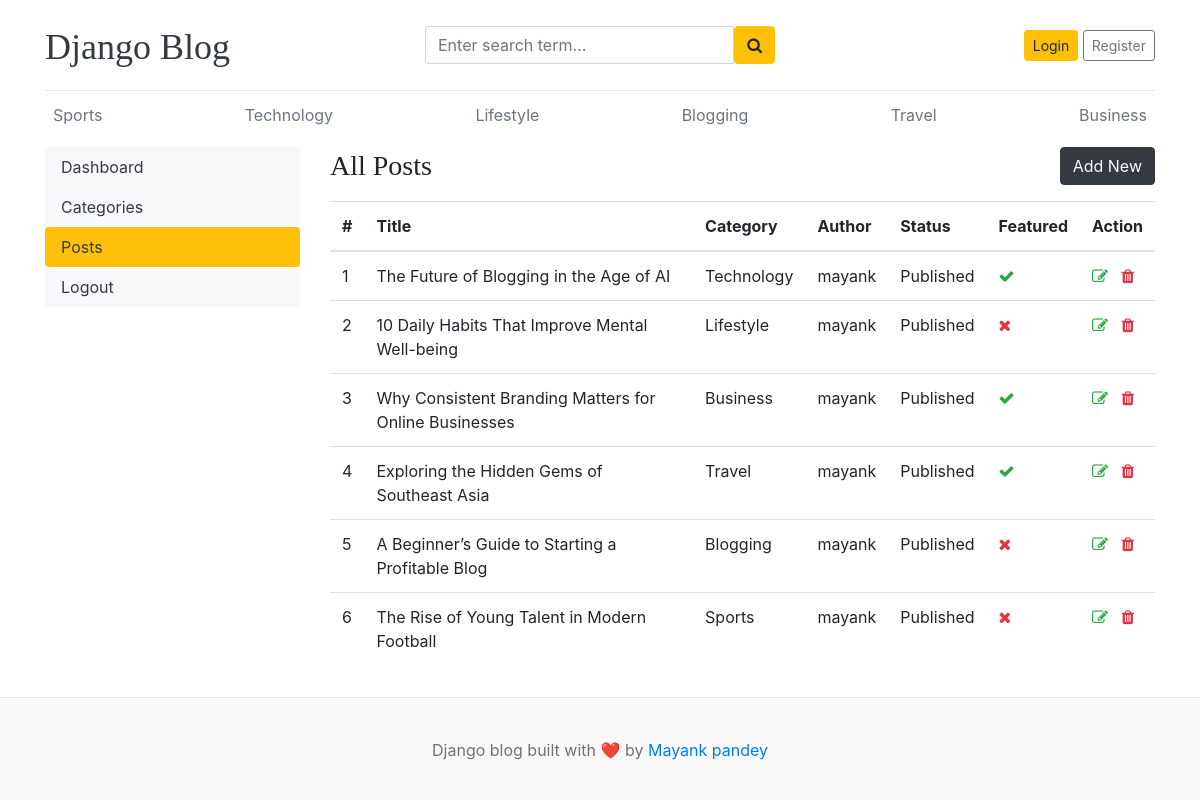
The app's page /dashboard/posts/ with its own data.
### app/models.py (models this page shows)
class Category(models.Model):
    category_name = models.CharField(max_length=50, unique=True)
    created_at = models.DateTimeField(auto_now_add=True)
    updated_at = models.DateTimeField(auto_now=True)
    class Meta:
        verbose_name_plural = "Categories"
    def __str__(self):
        return self.category_name

class Blog(models.Model):
    title = models.CharField(max_length=100)
    slug = models.SlugField(max_length=150, unique=True, blank=True)
    category = models.ForeignKey(Category, on_delete=models.CASCADE)
    author = models.ForeignKey(User, on_delete=models.CASCADE)
    featured_image = models.ImageField(upload_to="uploads/%Y/%m/%d")
    short_description = models.TextField(max_length=500)
    blog_body = models.TextField(max_length=2000)
    status = models.CharField(max_length=20, choices=STATUS_CHOICES, default="Draft")
    is_featured = models.BooleanField(default=False)
    created_at = models.DateTimeField(auto_now_add=True)
    updated_at = models.DateTimeField(auto_now=True)
    def __str__(self):
        return self.title

### dashboards/views.py (the view)
# urls.py: path("posts/", views.posts, name="posts"),
def posts(request):
    posts = Blog.objects.all()
    context = {"posts": posts}
    return render(request, "dashboard/posts.html", context)

### app/context_processors.py (called while the page is built)
def get_categories(request):
    categories = Category.objects.all()
    return dict(categories=categories)

def get_social_link(request):
    socialLink = SocialLink.objects.all()
    return dict(socialLink=socialLink)

### templates/dashboard/posts.html (shortened to what this page needs)
{% extends 'base.html' %}
{% block body %}
<div class="row mb-3">
{% include 'dashboard/sidebar.html' %}
    <div class="col-md-9">
        <div class="d-flex justify-content-between align-items-center mb-3">
            <h3 class="mb-0">All Posts</h3>
            <a href="{% url 'add_posts' %}" class="btn btn-dark text-light">Add New</a>
        </div>
        <table class="table table-hover">
            <thead>
                <tr>
                    <th>#</th>
                    <th>Title</th>
                    <th>Category</th>
                    <th>Author</th>
                    <th>Status</th>
                    <th>Featured</th>
                    <th>Action</th>
                </tr>
            </thead>
            <tbody>
                {% for post in posts %}
                <tr>
                    <td>{{ forloop.counter }}</td>
                    <td>{{ post }}</td>
                    <td>{{ post.category }}</td>
                    <td>{{ post.author }}</td>
                    <td>{{ post.status }}</td>
                    <td>{% if post.is_featured %}<i class="fa fa-check text-success"></i>{% else %}<i class="fa fa-times text-danger"></i>{% endif %}</td>
                    <td>
                        <a href="{% url 'edit_posts' post.id %}"><i class="fa fa-edit text-success"></i></a>
                        <a href="{% url 'delete_posts' post.id %}"><i class="fa fa-trash text-danger"></i></a>
                    </td>
                </tr>
                {% endfor %}
            </tbody>
        </table>
    </div>
</div>
{% endblock %}

### templates/base.html (shortened to what this page needs)
{% load static %}
<!DOCTYPE html>
<html lang="en">
  <head>
    <link
      href="https://getbootstrap.com/docs/4.0/dist/css/bootstrap.min.css"
      rel="stylesheet"
    />
    <link href="{% static 'css/blog.css' %}" rel="stylesheet" />
    <link rel="stylesheet" href="https://cdnjs.cloudflare.com/ajax/libs/font-awesome/4.7.0/css/font-awesome.min.css">
  </head>
  <body>
       <div class="container">
      <header class="blog-header py-3">
        <div class="row flex-nowrap justify-content-between align-items-center">
          <div class="col-4 pt-1">
            <a class="blog-header-logo text-dark" href="/">Django Blog</a>
          </div>
          <div class="col-4">
            <form action="{% url 'search' %}" method="GET">
              <div class="input-group">
                <input class="form-control" type="text" name="keyword" value="{{ keyword }}" placeholder="Enter search term..." aria-label="Enter search term..." aria-describedby="button-search" />
                <button type="submit" class="btn btn-warning" id="button-search" type="button"><i class="fa fa-search"></i></button>
            </div>
            </form>
          </div>
          <div class="col-4 d-flex justify-content-end align-items-center">
            {% if not user.is_authenticated %}
            <a class="btn btn-sm btn-warning" href="{% url 'login' %}">Login</a> &nbsp;
            <a class="btn btn-sm btn-outline-secondary" href="{% url 'register' %}">Register</a>
            {% else %}
            <span><a href="{% url 'dashboard' %}">Dashboard</a></span>
            &emsp;
            <span><a href="{% url 'logout' %}">Logout</a></span>
            {% endif %}
          </div>
        </div>
      </header>
      <div class="nav-scroller py-1 mb-2">
        <nav class="nav d-flex justify-content-between">
          {% for cat in categories %}
          <a class="p-2 text-muted" href="{% url 'posts_by_category' cat.id %}">{{ cat.category_name }}</a>
          {% endfor %}
        </nav>
      </div>
    {% block body %}{% endblock %}
    </div>
    <footer class="blog-footer">
      <p>Django blog built with ❤️ by <a href="#">Mayank pandey</a></p>
    </footer>
  </body>
</html>

### blog/static/css/blog.css (style rules this page uses)
.blog-header { border-bottom: 1px solid #e5e5e5; }
.blog-header-logo { font-family: "Playfair Display", Georgia, "Times New Roman", serif ; font-size: 2.25rem; }
h1, h2, h3, h4, h5, h6 { font-family: "Playfair Display", Georgia, "Times New Roman", serif ; }
.blog-footer { padding: 2.5rem 0; color: #727272; text-align: center; background-color: #f9f9f9; border-top: 0.05rem solid #e5e5e5; }
.blog-footer p:last-child { margin-bottom: 0; }

### records on screen
Category: category_name "Sports"
Category: category_name "Technology"
Category: category_name "Lifestyle"
Category: category_name "Blogging"
Category: category_name "Travel"
Category: category_name "Business"
Blog: title "The Future of Blogging in the Age of AI", category "Technology", author "mayank", status "Published", is_featured True (drawn)
Blog: title "10 Daily Habits That Improve Mental Well-being", category "Lifestyle", author "mayank", status "Published", is_featured False (drawn)
Blog: title "Why Consistent Branding Matters for Online Businesses", category "Business", author "mayank", status "Published", is_featured True (drawn)
Blog: title "Exploring the Hidden Gems of Southeast Asia", category "Travel", author "mayank", status "Published", is_featured True (drawn)
Blog: title "A Beginner’s Guide to Starting a Profitable Blog", category "Blogging", author "mayank", status "Published", is_featured False (drawn)
Blog: title "The Rise of Young Talent in Modern Football", category "Sports", author "mayank", status "Published", is_featured False (drawn)
